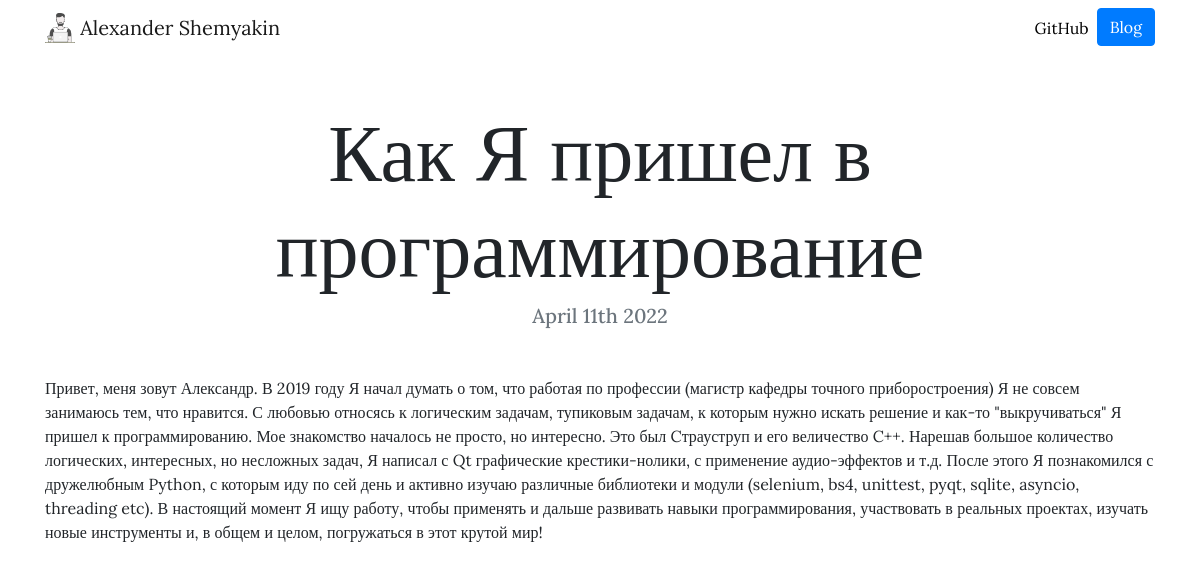
Page /blog/8/ on the committed database.
### blog/models.py (models this page shows, shortened)
class Blog(models.Model):
    title = models.CharField(max_length=100)
    description = models.TextField(null=True)
    date = models.DateField()

### blog/views.py (the view)
# urls.py: path('<int:blog_id>/', views.detail, name='detail'),
def detail(request, blog_id):
    blog = get_object_or_404(Blog, pk=blog_id)
    return render(request, 'blog/detail.html', {'blog': blog})

### blog/templates/blog/detail.html
{% extends "portfolio/base.html" %}
{% load static %}
{% block content %}
<h1 class="text-center mt-5" id="blogdetailtitle">
    {{ blog.title }}
</h1>
<h5 class="text-center text-muted mb-5">
    {{ blog.date|date:'F jS Y' }}
</h5>
{{ blog.description|safe }}
{% endblock %}

### portfolio/static/portfolio/custom.css (style rules this page uses)
body { font-family: 'Lora', serif; }
@media (min-width: 992px) { #blogdetailtitle { font-size: 5rem; } }

### rows in the picture
Blog: title "Как Я пришел в программирование", date "April 11th 2022", description "Привет, меня зовут Александр. В 2019 году Я начал думать о том, что работая по профессии (магистр кафедры точного приборостроения) Я не совсем занимаюсь тем, что нравится. С любовью относясь к логическим задачам, тупиковым задачам, к которым нужно искать решение и как-то \"выкручиваться\" Я пришел к программированию. Мое знакомство началось не просто, но интересно. Это был Cтрауструп и его величество C++. Нарешав большое количество логических, интересных, но несложных задач, Я написал с Qt графические крестики-нолики, с применение аудио-эффектов и т.д. После этого Я познакомился с дружелюбным Python, с которым иду по сей день и активно изучаю различные библиотеки и модули (selenium, bs4,…"
